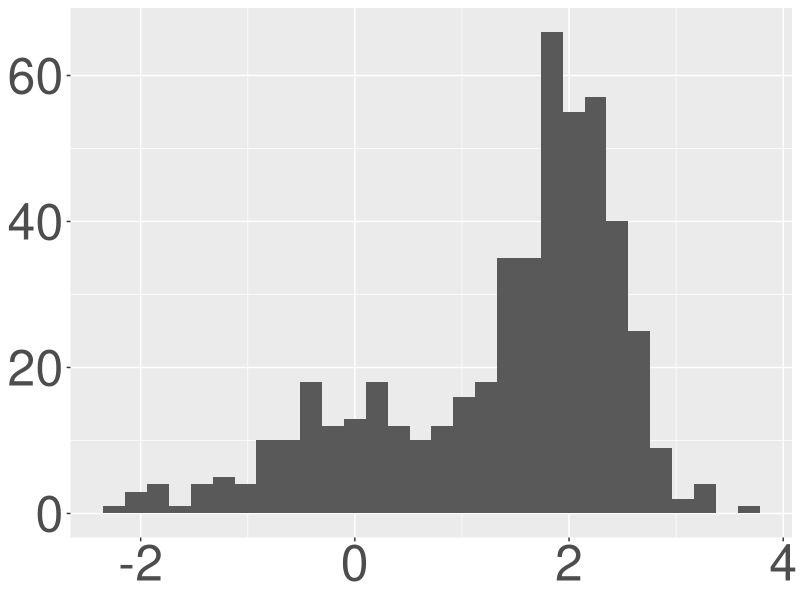
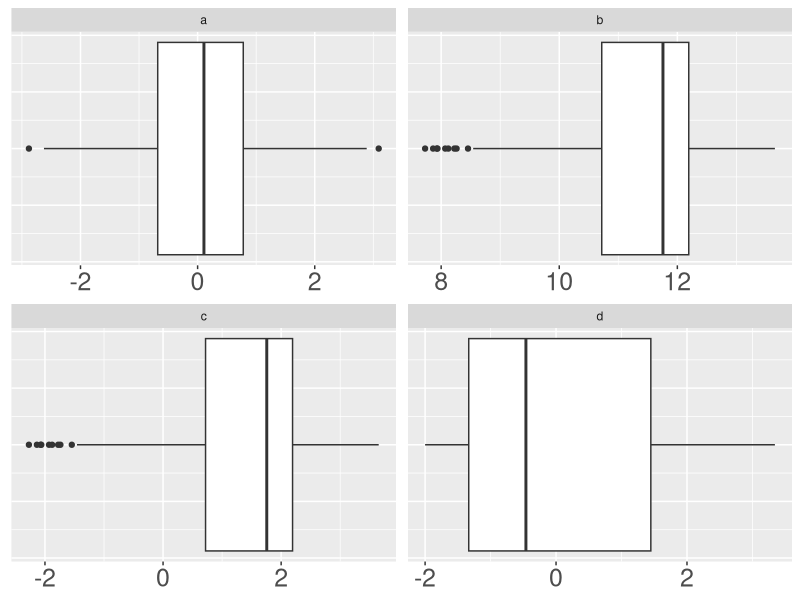
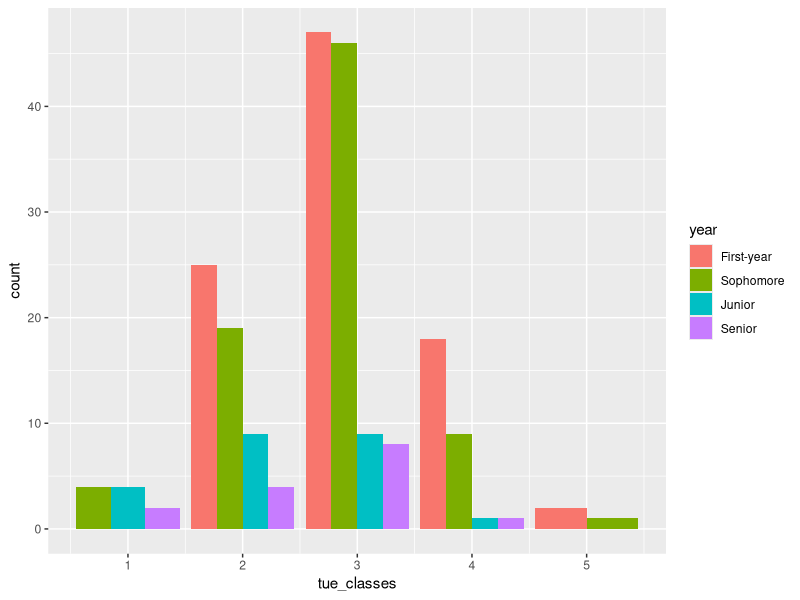
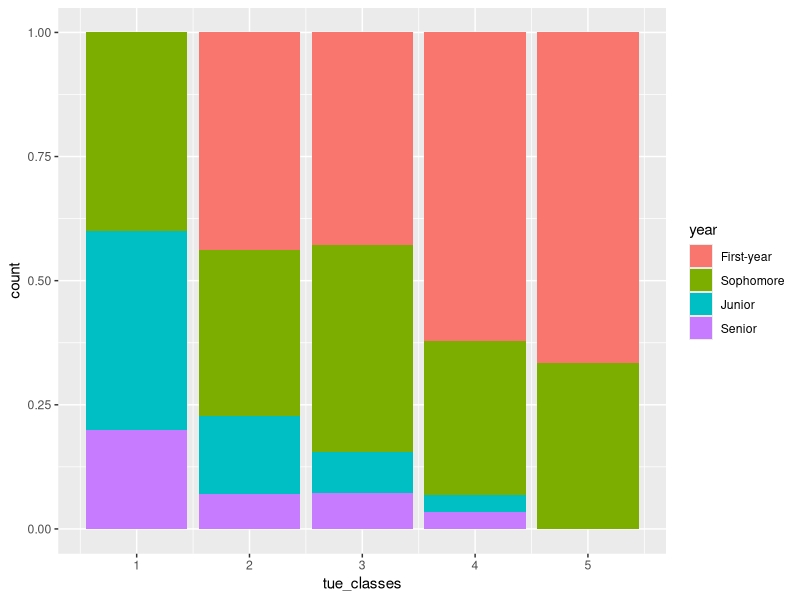
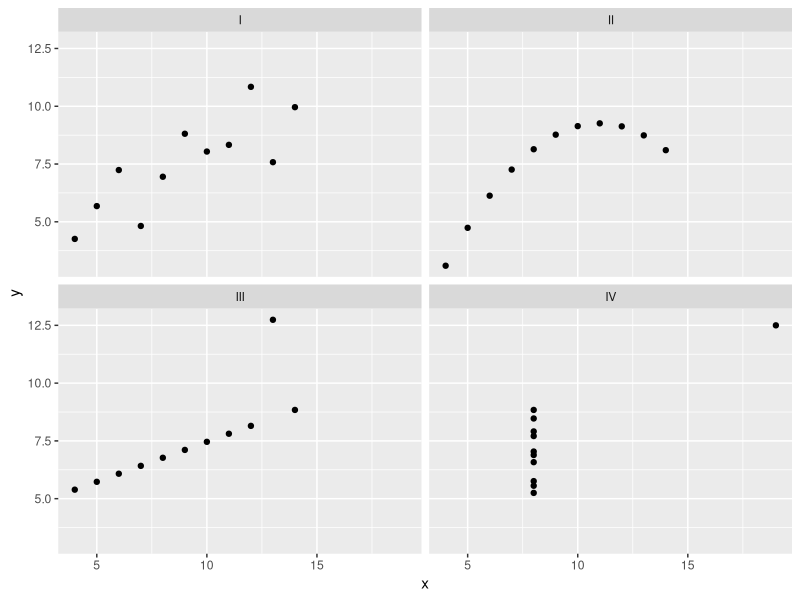
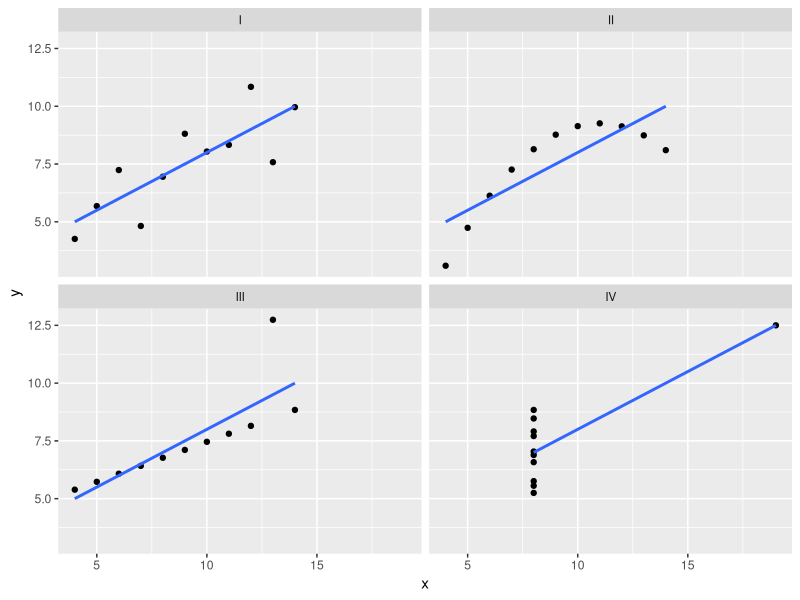

These figures' R source, in order:
## ---- chunk 1
#| include: false
library(tidyverse)
todays_ae <- "ae-08-age-gaps-sales-import"
## ---- chunk 2
#| echo: false

df <- tibble(
  x = c(1, 2, 3, 4, 5, 6),
  y = c("John", "John", "Cameron", "Zito", "Zito", "Zito")
)
## ---- chunk 3
df
## ---- chunk 4
#| echo: false
set.seed(100)
x <- c(rnorm(150), rnorm(350, mean = 2, sd = 0.5))
df <- tibble(x = x)
ggplot(df, aes(x = x)) +
  geom_histogram() + 
  theme(axis.text = element_text(size = 36)) + 
  labs(x = NULL, y = NULL)
## ---- chunk 5
#| echo: false
#| fig-asp: 0.33
w <- rnorm(500)
y <- c(pmax(rnorm(350, mean = -1), -2), rnorm(150, mean = 2, sd = 0.5))
z <- x + 10
X <- as_tibble(cbind(sort(rep(1:4, 500)), c(w, z, x, y))) |>
  mutate(
    V1 = case_when(
      V1 == 1 ~ "a",
      V1 == 2 ~ "b",
      V1 == 3 ~ "c",
      V1 == 4 ~ "d",
    )
  )
ggplot(X, aes(x = V2)) + 
  geom_boxplot() + 
  facet_wrap(.~V1, scales = "free") + 
  theme(axis.text = element_text(size = 18), 
        axis.text.y = element_blank(),
        axis.ticks.y = element_blank()) + 
  labs(x = NULL, y = NULL)
## ---- chunk 6
survey <- read_csv("data/survey-2025-02-06.csv")
survey
## ---- chunk 7
survey <- survey |>
  rename(
    tue_classes = `How many classes do you have on Tuesdays?`,
    year = `What year are you?`
  ) |>
  mutate(
    tue_classes = case_when(
      tue_classes == "2 -3" ~ "3",
      tue_classes == "3 classes" ~ "3",
      tue_classes == "Four" ~ "4",
      tue_classes == "TWO MANY" ~ "2",
      tue_classes == "Three" ~ "3",
      tue_classes == "Two" ~ "2",
      tue_classes == "Two plus a chemistry lab" ~ "3",
      tue_classes == "three" ~ "3",
      .default = tue_classes
    ),
    tue_classes = as.numeric(tue_classes),
    year = fct_relevel(year, "First-year", "Sophomore", "Junior", "Senior")
  ) |>
  select(tue_classes, year)
survey
## ---- chunk 8
survey
## ---- chunk 9
ggplot(survey, aes(x = tue_classes, fill = year)) + 
  geom_bar(position = "dodge")
## ---- chunk 10
ggplot(survey, aes(x = tue_classes, fill = year)) + 
  geom_bar(position = "fill")
## ---- chunk 11
survey |>
  count(tue_classes, year) |>
  group_by(tue_classes) |>
  mutate(prop = n / sum(n))
## ---- chunk 12
#| echo: false
anscombe_tidy <- anscombe |>
    mutate(observation = seq_len(n())) |>
    gather(key, value, -observation) |>
    separate(key, c("variable", "set"), 1, convert = TRUE) |>
    mutate(set = c("I", "II", "III", "IV")[set]) |>
    spread(variable, value)
## ---- chunk 13
#| echo: false
anscombe_tidy |>
  filter(set == "I") |>
  select(x, y)
## ---- chunk 14
#| echo: false
anscombe_tidy |>
  filter(set == "II") |>
  select(x, y)
## ---- chunk 15
#| echo: false
anscombe_tidy |>
  filter(set == "III") |>
  select(x, y)
## ---- chunk 16
#| echo: false
anscombe_tidy |>
  filter(set == "IV") |>
  select(x, y)
## ---- chunk 17
ggplot(anscombe_tidy, aes(x, y)) +
  geom_point() +
  facet_wrap(~ set) 
## ---- chunk 18
ggplot(anscombe_tidy, aes(x, y)) +
  geom_point() +
  facet_wrap(~ set) +
  geom_smooth(method = "lm", se = FALSE)
## ---- chunk 19
anscombe_tidy |>
  group_by(set) |>
  summarize(
    xbar = mean(x),
    ybar = mean(y),
    sx = sd(x),
    sy = sd(y),
    r = cor(x, y)
  )
